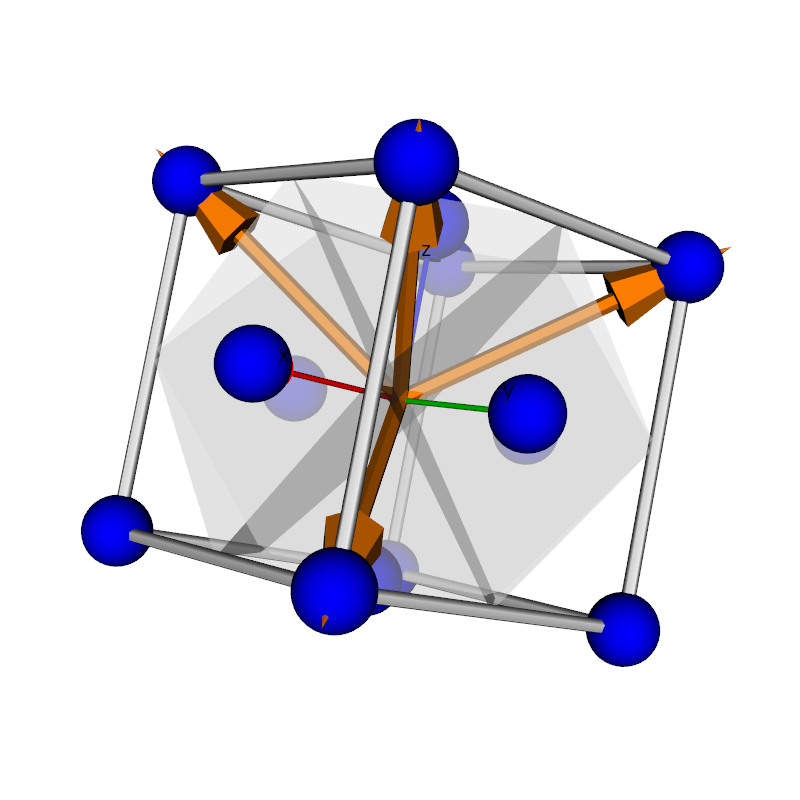

Source code (Python):
#!/usr/bin/env python
import vtk, numpy, os
from pymicro.crystal.lattice import Lattice, HklPlane
from pymicro.crystal.microstructure import Orientation
from pymicro.view.scene3d import Scene3D
from pymicro.view.vtk_utils import axes_actor, lattice_3d_with_planes, setup_camera

if __name__ == '__main__':
  '''
  Create a 3d scene with a cubic crystal lattice.
  Hkl planes are added to the lattice and displayed.
  '''
  # Create the 3D scene
  base_name = os.path.splitext(__file__)[0]
  s3d = Scene3D(save=True, display=False, ren_size=(800,800), name=base_name)

  # create the unit lattice cell
  l = Lattice.face_centered_cubic(1.0)
  
  # create the slip planes and the cubic lattice actor
  hklplanes = HklPlane.get_family('111')
  cubic  = lattice_3d_with_planes(l, hklplanes, crystal_orientation=None, \
    show_normal=True, plane_opacity=0.5)
  s3d.add(cubic)

  # add axes actor
  axes = axes_actor(0.5)
  s3d.add(axes)

  # set up camera and render
  cam = setup_camera(size=(1, 1, 1))
  cam.SetFocalPoint(0, 0, 0)
  cam.SetPosition(4, -1.5, 1.5) # change the position to something better
  cam.Dolly(1.1) # get a little closer
  s3d.set_camera(cam)
  s3d.render(key_pressed_callback=s3d.pymicro_callback)

  from matplotlib import image
  image_name = base_name + '.png'
  image.thumbnail(image_name, 'thumb_' + image_name, 0.2)
